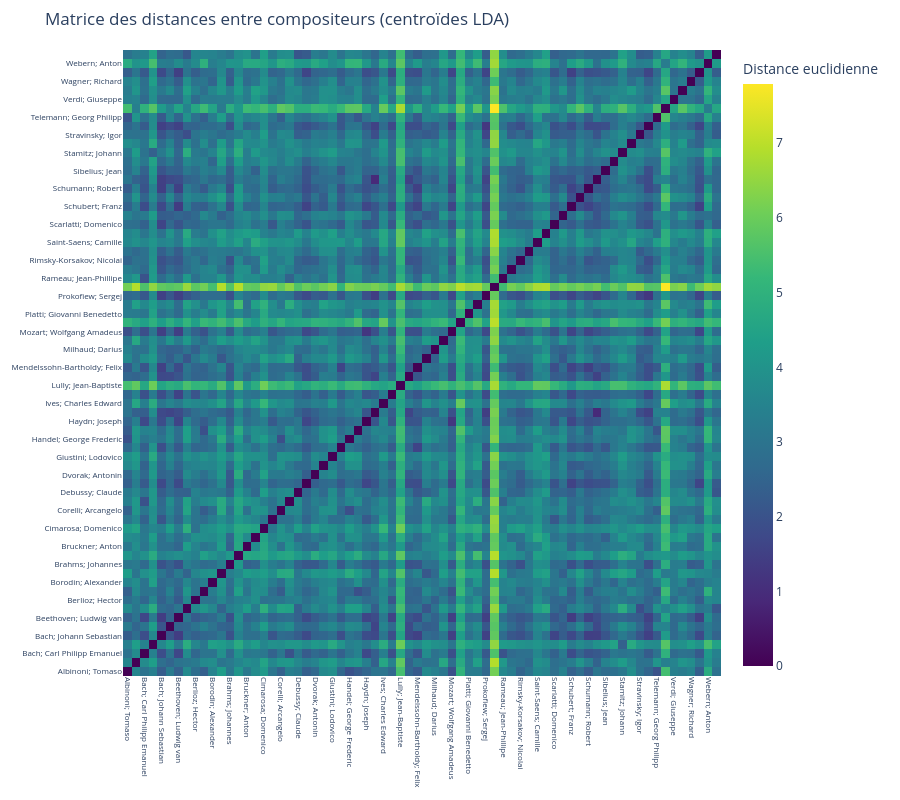
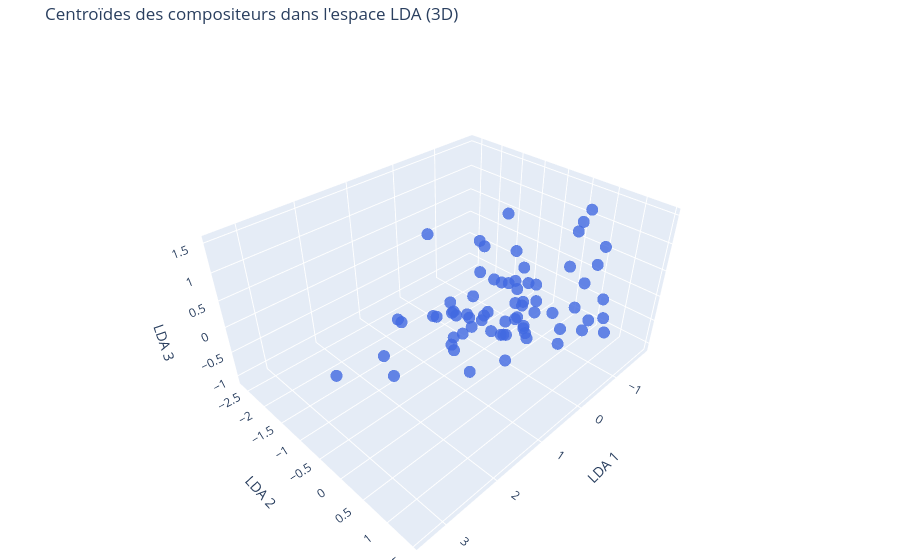

The cell these charts' notebook holds for them, in order:
### Code cell
scaler = StandardScaler()
X_scaled = scaler.fit_transform(X)
le = LabelEncoder()
y_encoded = le.fit_transform(y)
class_names = le.classes_
n_classes = len(class_names)
lda_dim = 3
n_neighbors = 4
n_splits = 5
pca_dim = 100
random_state = 42
pca = PCA(n_components=pca_dim, random_state=random_state)
X_pca = pca.fit_transform(X_scaled)
lda = LinearDiscriminantAnalysis(n_components=dim, solver='eigen', shrinkage='auto')
X_lda = lda.fit_transform(X_pca, y_encoded)
dico_centroids = {}
dico_classes = {}
for cls in range(n_classes):
    composer = class_names[cls]
    dico_classes[cls] = composer
    class_points = X_lda[y_encoded == cls]
    centroid = class_points.mean(axis=0)
    dico_centroids[composer] = centroid

# Calcul de la matrice des distances euclidiennes entre centroïdes
centroid_matrix = np.vstack([dico_centroids[composer] for composer in class_names])
distance_matrix = pairwise_distances(centroid_matrix, metric='euclidean')


fig = go.Figure(data=go.Heatmap(
    z=distance_matrix,
    x=class_names,
    y=class_names,
    colorscale='Viridis',
    colorbar=dict(title='Distance euclidienne'),
    hovertemplate='De %{y}<br>à %{x}<br>Distance: %{z:.2f}<extra></extra>',
))

fig.update_layout(
    title="Matrice des distances entre compositeurs (centroïdes LDA)",
    xaxis=dict(tickangle=90, tickfont=dict(size=8)),
    yaxis=dict(tickfont=dict(size=8)),
    width=900,
    height=800,
    margin=dict(l=100, b=100, t=50, r=50)
)
fig.show()

centroids_3d = np.vstack([dico_centroids[composer][:3] for composer in class_names])
fig_3d = go.Figure(data=[go.Scatter3d(
    x=centroids_3d[:, 0],
    y=centroids_3d[:, 1],
    z=centroids_3d[:, 2],
    mode='markers',
    marker=dict(size=7, color='royalblue', opacity=0.8),
    text=class_names,
    hovertemplate='<b>%{text}</b><br>x: %{x:.2f}<br>y: %{y:.2f}<br>z: %{z:.2f}<extra></extra>',
    showlegend=False
)])
fig_3d.update_layout(
    title="Centroïdes des compositeurs dans l'espace LDA (3D)",
    scene=dict(
        xaxis_title='LDA 1',
        yaxis_title='LDA 2',
        zaxis_title='LDA 3'
    ),
    margin=dict(l=0, r=0, b=0, t=40)
)
fig_3d.show()

### Figure 1 — Plotly figure (JSON) as saved in the notebook; plotly's stock layout.template omitted (floating-point values rounded to 4 significant figures; data arrays with more than 128 entries replaced by an {"elided": "..."} marker saying what was removed)
{"data": [{"colorbar": {"title": {"text": "Distance euclidienne"}}, "colorscale": [[0, "#440154"], [0.1111, "#482878"], [0.2222, "#3e4989"], [0.3333, "#31688e"], [0.4444, "#26828e"], [0.5556, "#1f9e89"], [0.6667, "#35b779"], [0.7778, "#6ece58"], [0.8889, "#b5de2b"], [1, "#fde725"]], "hovertemplate": "De %{y}<br>à %{x}<br>Distance: %{z:.2f}<extra></extra>", "type": "heatmap", "x": ["Albinoni; Tomaso", "Antheil; George", "Bach; Carl Philipp Emanuel", "Bach; Johann Christian", "Bach; Johann Sebastian", "Bartok; Bela", "Beethoven; Ludwig van", "Berg; Alban", "Berlioz; Hector", "Boccherini; Luigi Rodolofo", "Borodin; Alexander", "Boulez; Pierre", "Brahms; Johannes", "Britten; Benjamin", "Bruckner; Anton", "Chopin; Frederic", "Cimarosa; Domenico", "Clementi; Muzio", "Corelli; Arcangelo", "Couperin; Francois", "Debussy; Claude", "Dussek; Jan Ladislav", "Dvorak; Antonin", "Faure; Gabriel", "Giustini; Lodovico", "Grieg; Edvard", "Handel; George Frederic", "Haydn; Johann Michael", "Haydn; Joseph", "Hindemith; Paul", "Ives; Charles Edward", "Liszt; Franz", "Lully; Jean-Baptiste", "Mahler; Gustav", "Mendelssohn-Bartholdy; Felix", "Messiaen; Olivier", "Milhaud; Darius", "Mozart; Leopold", "Mozart; Wolfgang Amadeus", "Mussorgsky; Modest", "Platti; Giovanni Benedetto", "Pleyel; Ignace Joseph", "Prokofiew; Sergej", "Purcell; Henry", "Rameau; Jean-Phillipe", "Ravel; Maurice", "Rimsky-Korsakov; Nicolai", "Rossini; Gioacchino", "Saint-Saens; Camille", "Salieri; Antonio", "Scarlatti; Domenico", "Schoenberg; Arnold", "Schubert; Franz", "Schumann; Clara", "Schumann; Robert", "Shostakovich; Dmitri", "Sibelius; Jean", "Smetana; Bedrich", "Stamitz; Johann", "Strauss; Richard", "Stravinsky; Igor", "Tchaikovsky; Peter Iljitsch", "Telemann; Georg Philipp", "Varese; Edgar", "Verdi; Giuseppe", "Vivaldi; Antonio", "Wagner; Richard", "Weber; Carl Maria von", "Webern; Anton", "Weill; Kurt"], "y": ["Albinoni; Tomaso", "Antheil; George", "Bach; Carl Philipp Emanuel", "Bach; Johann Christian", "Bach; Johann Sebastian", "Bartok; Bela", "Beethoven; Ludwig van", "Berg; Alban", "Berlioz; Hector", "Boccherini; Luigi Rodolofo", "Borodin; Alexander", "Boulez; Pierre", "Brahms; Johannes", "Britten; Benjamin", "Bruckner; Anton", "Chopin; Frederic", "Cimarosa; Domenico", "Clementi; Muzio", "Corelli; Arcangelo", "Couperin; Francois", "Debussy; Claude", "Dussek; Jan Ladislav", "Dvorak; Antonin", "Faure; Gabriel", "Giustini; Lodovico", "Grieg; Edvard", "Handel; George Frederic", "Haydn; Johann Michael", "Haydn; Joseph", "Hindemith; Paul", "Ives; Charles Edward", "Liszt; Franz", "Lully; Jean-Baptiste", "Mahler; Gustav", "Mendelssohn-Bartholdy; Felix", "Messiaen; Olivier", "Milhaud; Darius", "Mozart; Leopold", "Mozart; Wolfgang Amadeus", "Mussorgsky; Modest", "Platti; Giovanni Benedetto", "Pleyel; Ignace Joseph", "Prokofiew; Sergej", "Purcell; Henry", "Rameau; Jean-Phillipe", "Ravel; Maurice", "Rimsky-Korsakov; Nicolai", "Rossini; Gioacchino", "Saint-Saens; Camille", "Salieri; Antonio", "Scarlatti; Domenico", "Schoenberg; Arnold", "Schubert; Franz", "Schumann; Clara", "Schumann; Robert", "Shostakovich; Dmitri", "Sibelius; Jean", "Smetana; Bedrich", "Stamitz; Johann", "Strauss; Richard", "Stravinsky; Igor", "Tchaikovsky; Peter Iljitsch", "Telemann; Georg Philipp", "Varese; Edgar", "Verdi; Giuseppe", "Vivaldi; Antonio", "Wagner; Richard", "Weber; Carl Maria von", "Webern; Anton", "Weill; Kurt"], "z": {"elided": "70x70 float values"}}], "layout": {"height": 800, "margin": {"b": 100, "l": 100, "r": 50, "t": 50}, "title": {"text": "Matrice des distances entre compositeurs (centroïdes LDA)"}, "width": 900, "xaxis": {"autorange": true, "range": [-0.5, 69.5], "tickangle": 90, "tickfont": {"size": 8}, "type": "category"}, "yaxis": {"autorange": true, "range": [-0.5, 69.5], "tickfont": {"size": 8}, "type": "category"}}}

### Figure 2 — Plotly figure (JSON) as saved in the notebook; plotly's stock layout.template omitted (floating-point values rounded to 4 significant figures)
{"data": [{"hovertemplate": "<b>%{text}</b><br>x: %{x:.2f}<br>y: %{y:.2f}<br>z: %{z:.2f}<extra></extra>", "marker": {"color": "royalblue", "opacity": 0.8, "size": 7}, "mode": "markers", "showlegend": false, "text": ["Albinoni; Tomaso", "Antheil; George", "Bach; Carl Philipp Emanuel", "Bach; Johann Christian", "Bach; Johann Sebastian", "Bartok; Bela", "Beethoven; Ludwig van", "Berg; Alban", "Berlioz; Hector", "Boccherini; Luigi Rodolofo", "Borodin; Alexander", "Boulez; Pierre", "Brahms; Johannes", "Britten; Benjamin", "Bruckner; Anton", "Chopin; Frederic", "Cimarosa; Domenico", "Clementi; Muzio", "Corelli; Arcangelo", "Couperin; Francois", "Debussy; Claude", "Dussek; Jan Ladislav", "Dvorak; Antonin", "Faure; Gabriel", "Giustini; Lodovico", "Grieg; Edvard", "Handel; George Frederic", "Haydn; Johann Michael", "Haydn; Joseph", "Hindemith; Paul", "Ives; Charles Edward", "Liszt; Franz", "Lully; Jean-Baptiste", "Mahler; Gustav", "Mendelssohn-Bartholdy; Felix", "Messiaen; Olivier", "Milhaud; Darius", "Mozart; Leopold", "Mozart; Wolfgang Amadeus", "Mussorgsky; Modest", "Platti; Giovanni Benedetto", "Pleyel; Ignace Joseph", "Prokofiew; Sergej", "Purcell; Henry", "Rameau; Jean-Phillipe", "Ravel; Maurice", "Rimsky-Korsakov; Nicolai", "Rossini; Gioacchino", "Saint-Saens; Camille", "Salieri; Antonio", "Scarlatti; Domenico", "Schoenberg; Arnold", "Schubert; Franz", "Schumann; Clara", "Schumann; Robert", "Shostakovich; Dmitri", "Sibelius; Jean", "Smetana; Bedrich", "Stamitz; Johann", "Strauss; Richard", "Stravinsky; Igor", "Tchaikovsky; Peter Iljitsch", "Telemann; Georg Philipp", "Varese; Edgar", "Verdi; Giuseppe", "Vivaldi; Antonio", "Wagner; Richard", "Weber; Carl Maria von", "Webern; Anton", "Weill; Kurt"], "type": "scatter3d", "x": [-0.4418, 1.592, -0.9627, -1.162, 0.23, 1.197, -0.1618, 2.109, -0.3171, -0.7418, 0.2727, 1.839, 0.1292, 1.35, -0.4436, 0.2295, -1.128, -0.2769, -1.068, -1.318, 0.3604, -0.1167, -0.1737, -0.07743, 0.2884, -0.5049, -0.9421, -0.8547, -0.2536, 0.9462, -0.5146, -0.1786, -0.6551, 0.7571, -0.3598, 1.735, 0.5821, -0.7576, -0.1291, -0.6678, 0.5051, -0.5258, 0.6012, -1.827, -1.302, 0.4825, 0.699, 0.583, 0.2507, -0.5528, 0.3397, 1.174, -0.5303, -0.6011, -0.4182, 0.8365, 0.02325, 0.2472, -1.334, 0.4216, 1.194, 0.3765, -0.7334, 3.356, -0.1328, -0.8786, -0.1438, 0.1582, 2.138, 1.074], "y": [1.436, 0.2582, -0.3793, 0.5544, 0.09029, -0.4557, 0.0006932, -0.4453, 0.2512, 0.8591, -0.4202, -0.5266, -0.688, 0.06271, -0.4995, -0.9816, 0.5104, 0.8086, 0.8503, 0.1546, -0.9549, 0.2202, 0.1305, -0.9552, 0.1902, 0.01927, 1.01, 1.273, 0.3273, -0.412, -0.2904, -0.342, -2.63, 0.1179, -0.1526, -0.7323, -0.3935, 1.214, 0.7391, -1.176, 0.3517, 0.7659, -0.2707, -2.332, -0.7348, -0.5768, 0.2246, 0.3959, 0.2552, 1.132, 0.2486, -0.5604, -0.3349, -0.1361, 0.197, -0.4484, -0.1317, 0.5323, 0.3303, -0.2179, -0.08287, -0.1362, 0.9433, -0.01182, 0.128, 0.473, -0.4779, 0.2875, -0.6153, 0.1463], "z": [0.3046, 0.289, -0.1655, 1.531, -0.3886, 0.1978, 0.2766, -0.4248, 0.4067, 0.5183, 0.6053, 0.4001, -0.0615, 0.1727, 1.341, -0.5648, -0.3258, -0.4563, 0.7075, -1.088, -0.4229, -0.3751, 0.08324, -0.7622, -0.3012, -0.9173, 1.153, -0.2876, 0.1556, 0.3619, -0.3255, 0.2344, 0.04253, 0.2911, -0.5139, 0.2846, -0.04652, 0.3806, 0.2005, 0.3725, 0.8697, 1.484, -0.2215, -0.4601, -1.004, -0.5976, 0.01914, 0.2334, 1.266, 0.04202, -0.7745, 0.1438, 0.104, -0.7846, -0.2212, 0.1148, -0.6315, -0.09945, 1.171, -0.1564, -0.2484, 0.03061, -0.3586, 0.6528, 0.7523, 0.591, 0.2463, 0.03242, -0.1193, -0.6231]}], "layout": {"autosize": true, "margin": {"b": 0, "l": 0, "r": 0, "t": 40}, "scene": {"aspectmode": "auto", "aspectratio": {"x": 1.361, "y": 1.068, "z": 0.6878}, "camera": {"center": {"x": 0, "y": 0, "z": 0}, "eye": {"x": 1.416, "y": 1.416, "z": 1.416}, "projection": {"type": "perspective"}, "up": {"x": 0, "y": 0, "z": 1}}, "xaxis": {"title": {"text": "LDA 1"}, "type": "linear"}, "yaxis": {"title": {"text": "LDA 2"}, "type": "linear"}, "zaxis": {"title": {"text": "LDA 3"}, "type": "linear"}}, "title": {"text": "Centroïdes des compositeurs dans l'espace LDA (3D)"}}}
